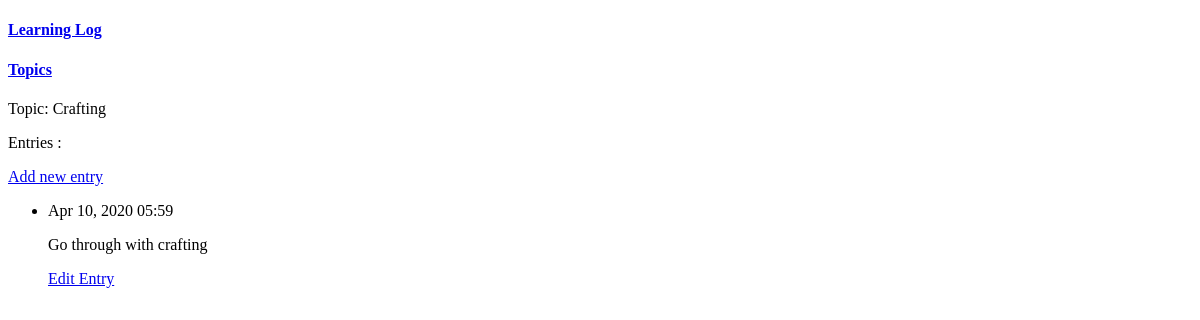
Before: /topics/2/ with the older database file.
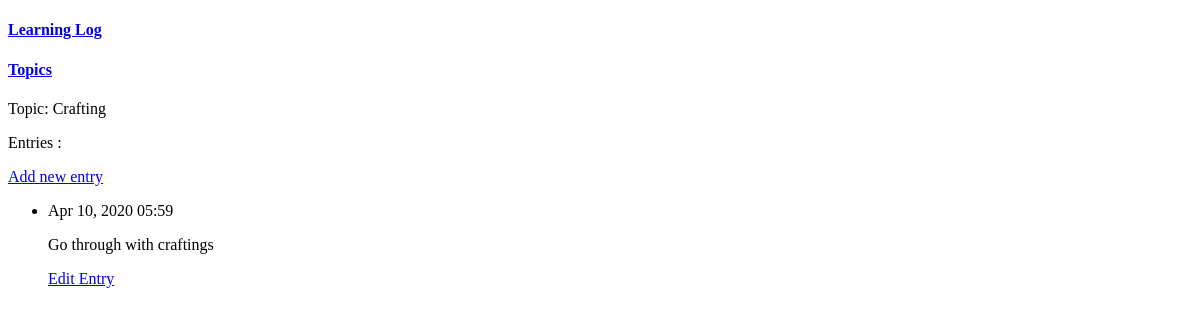
After: the same page with the newer database file.
### learning_logs/models.py (models this page shows, shortened)
class Topic(models.Model):
    text = models.CharField(max_length=200)
    date_added = models.DateTimeField(auto_now_add=True)
    def __str__(self):
        return self.text

class Entry(models.Model):
    topic = models.ForeignKey(Topic, on_delete=models.CASCADE)
    text = models.TextField()
    date_added = models.DateTimeField(auto_now_add=True)
    class Meta:
        verbose_name_plural = 'entries'

### learning_logs/views.py (the view)
# urls.py: path('topics/<int:topic_id>/', views.topic, name='topic'),
def topic(request, topic_id):
    topic = Topic.objects.get(id=topic_id)
    entries = topic.entry_set.order_by('-date_added')
    context = {'topic': topic, 'entries': entries}
    return render(request, 'topic.html', context)

### templates/topic.html
{% extends 'base.html' %}
{% block content %}
    <p>Topic: {{ topic }}</p>
    <p>Entries : </p>
    <p>
        <a href="{% url 'learning_logs:new_entry' topic.id %}">Add new entry</a>
    </p>
    <ul>
    {% for entry in entries %}
        <li>
            <p>{{ entry.date_added|date:'M d, Y H:i' }}</p>
            <p>{{ entry.text|linebreaks }}</p>
            <p><a href="{% url 'learning_logs:edit_entry' entry.id %}">Edit Entry</a></p>
        </li>
        {% empty %}
            <li>There are no entries for this topic yet.</li>
    {% endfor %}
    </ul>
{% endblock content %}

### templates/base.html (shortened to what this page needs)
<!DOCTYPE html>
<html lang="en">
<head>
</head>
<body>
    <h4>
        <a href="{% url 'learning_logs:index' %}">Learning Log</a>
    </h4>
    <h4>
        <a href="{% url 'learning_logs:topics' %}">Topics</a>
    </h4>
{% block content %}{% endblock content %}
</body>
</html>

Changed rows visible on the page:
changed Entry: text "Go through with crafting" → "Go through with craftings"
